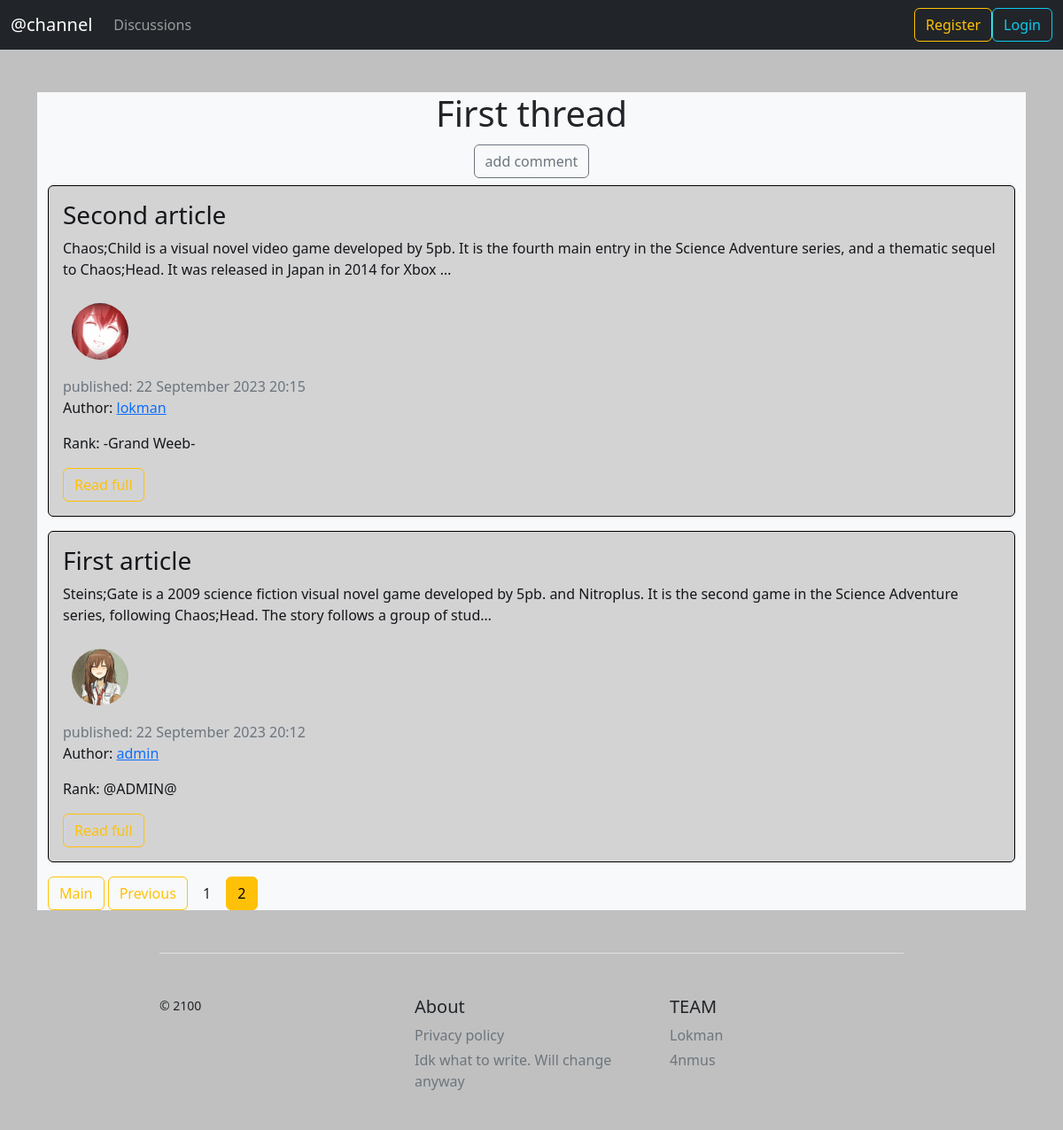
Page /?page=2 on the earlier database version.
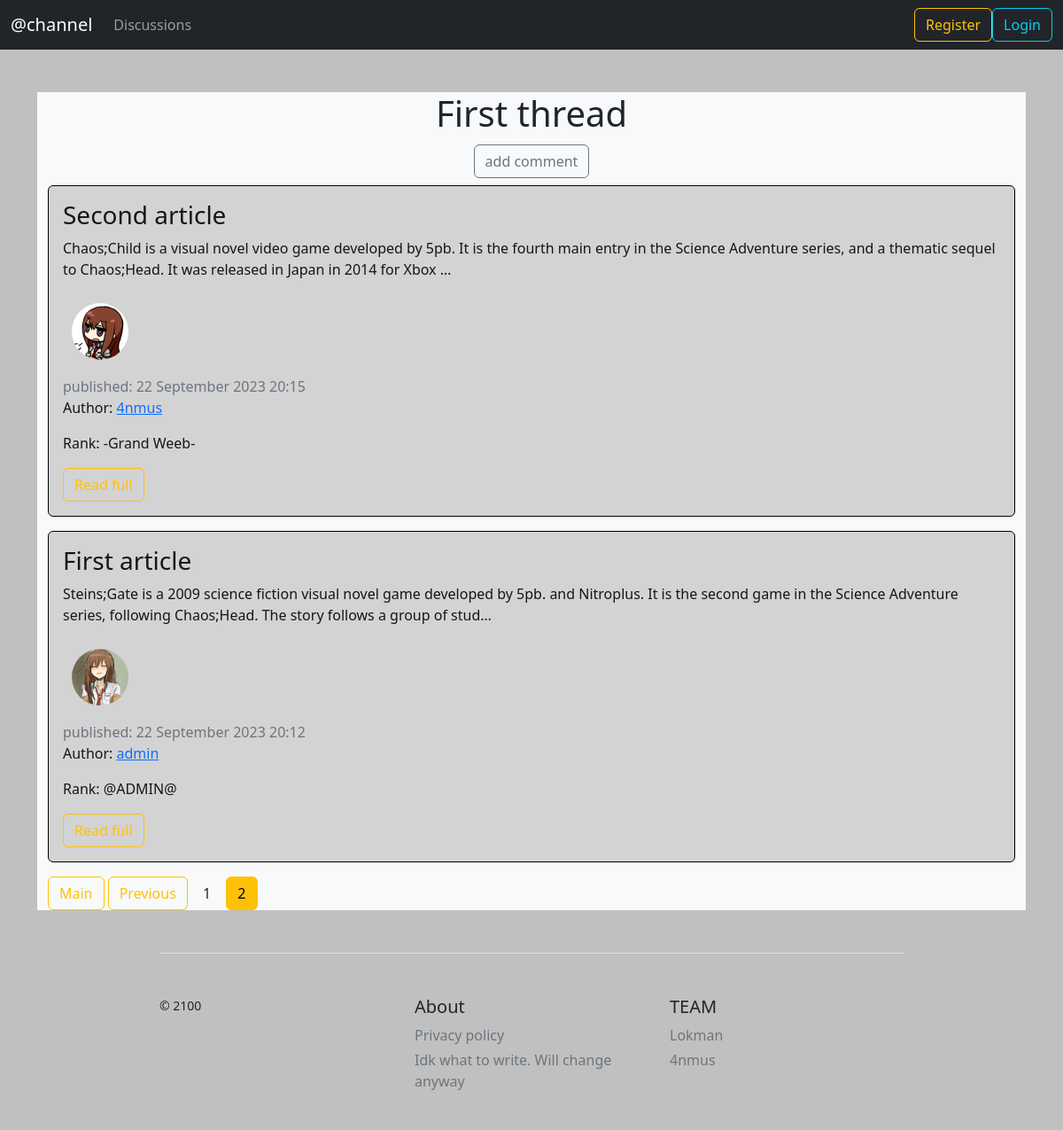
Same page on the later database version.
### blog/models.py (models this page shows, shortened)
class News(models.Model):
    title = models.CharField('Name of article', max_length=100, unique=True)
    text = models.TextField("Text")
    date = models.DateTimeField('date', default=timezone.now)
    author = models.ForeignKey(User, verbose_name='author', on_delete=models.CASCADE,  null=True)
    thread = models.ForeignKey(Threads, verbose_name='thread', on_delete=models.CASCADE, null=True)
    class Meta:
        verbose_name = 'New'
        verbose_name_plural = 'News'

### users/models.py (models this page shows, shortened)
class Profile(models.Model):
    user = models.OneToOneField(User, on_delete=models.CASCADE)
    img = models.ImageField("user Photo", default='kris.png', upload_to='user_images')
    class Meta:
        verbose_name = 'Profile'
        verbose_name_plural = "Profiles"

class Rank(models.Model):
    NW = "New"
    AR = "ATTO_CHANNELER"
    WB = "Weeb"
    GW = "-Grand Weeb-"
    AA = "@ADMIN@"
    RANK_CHOICES = [
        (NW, "NW"),
        (AR, "AR"),
        (WB, "WB"),
        (GW, "GW"),
        (AA, "AA"),
    ]
    user = models.OneToOneField(User, on_delete=models.CASCADE)
    rank = models.CharField(max_length=15, choices=RANK_CHOICES, default=NW)
    class Meta:
        verbose_name = 'Rank'
        verbose_name_plural = "Ranks"

### blog/views.py (the view)
# urls.py: path('', views.ShowNewsView.as_view(), name='home-page'),
class ShowNewsView(ListView):
    model = News
    template_name = 'blog/home.html'
    context_object_name = 'news'
    ordering = ['-date']
    paginate_by = 5
    def get_context_data(self, **kwargs):
        ctx = super(ShowNewsView, self).get_context_data(**kwargs)
        ctx['title'] = 'First thread'
        return ctx

### blog/templates/blog/home.html (shortened to what this page needs)
{% extends 'blog/base.html' %}
{% block content %}
    <div class="container bg-light">
        <h1 class="text-center">{{ title }}</h1>
        <h2 class="text-center"><a href="{% url 'news-add' %}"><button class="btn btn-outline-secondary">add comment</button></a></h2>
        {% for post in news %}
            <div class="alert alert-dark">
                <h3>{{ post.title }}</h3>
                <p>{{ post.text|truncatechars:200|striptags }}</p>
                <div class="row">
                    <div>
                        {% if post.author %}
                        <img src="{{ post.author.profile.img.url }}" alt="{{ post.author }}" class="user_images" >
                        {% endif %}
                    </div>
                    <div class="mt-2">
                        <span class="text-muted" >published: {{ post.date|date:"d E Y H:i" }}</span>
                        {% if post.author %}
                            <p>Author: <a href="{% url 'user-news' post.author %}">{{ post.author }}</a></p>
                            <p>Rank: {{ post.author.rank.rank}}</p>
                        {% else %}
                            <p>Author: <b>Anonymous</b></p>
                        {% endif %}
                    </div>
                </div>
                <a href="{% url 'news-detail' post.id %}" class="btn btn-outline-warning">Read full </a>
                <br>
            </div>
        {% endfor %}
        {% if is_paginated %}
            {% if page_obj.has_previous %}
                <a href="{% url 'home-page' %}" class="btn btn-outline-warning">Main</a>
                <a href="?page={{ page_obj.previous_page_number }}" class="btn btn-outline-warning">Previous</a>
            {% endif %}
            {% for page in page_obj.paginator.page_range %}
                {% if page == page_obj.number %}
                    <button class="btn btn-warning">{{ page }}</button>
                {% elif page > page_obj.number|add:'-3' and page < page_obj.number|add:'3' %}
                    <a href="?page={{ page }}" class="btn btn--outline-warning">{{ page }}</a>
                {% endif %}
            {% endfor %}
        {% endif %}
    </div>
{% endblock %}

Differences in the rows shown:
changed News "Second article": author.profile.img: a different picture; author "lokman" → "4nmus"
